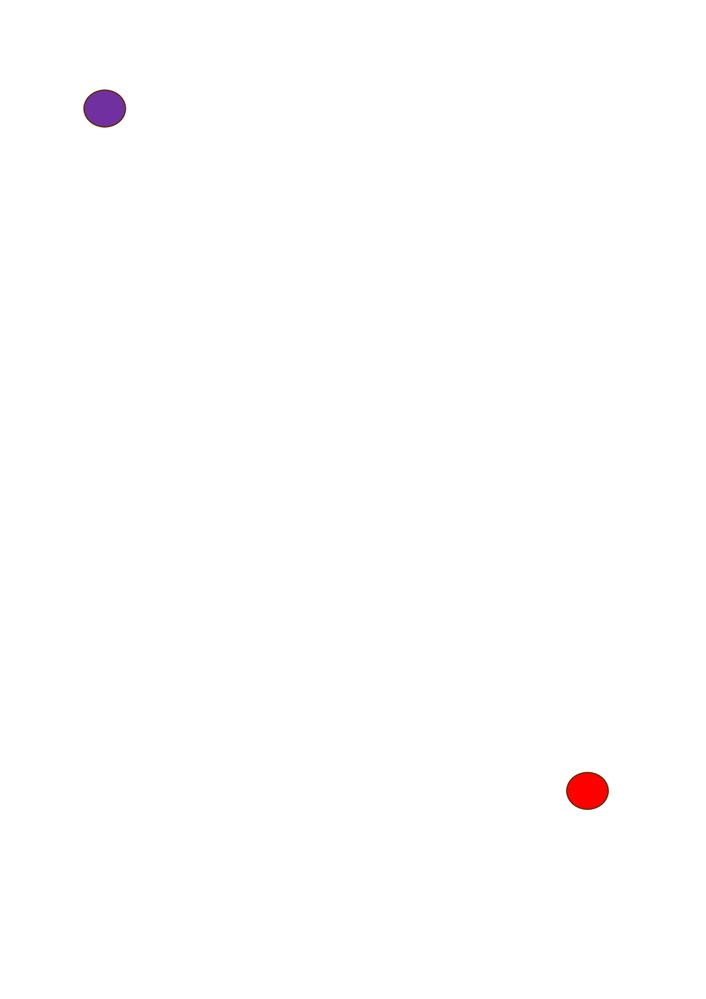
#> input picture pictures/koordinate.jpeg, 706 x 999 px, shrunk from 1654 x 2339 before the run, given in place of the camera
$ python oldmain.py
#> lines starting #> are read from the running program, lines starting #| are printed output that depends on the picture; after the words box and inside, x2 and y2 are one past the last pixel; in counts of white or black regions, pixels touching at a corner belong together
import cv2 as cv
import numpy as np
import sys
from matplotlib import pyplot as plt


capture = cv.VideoCapture(0)

if not capture.isOpened():
    print(f"cannont open camera", file = sys.stderr)
    sys.exit(10)

while True:
    frameAvailable, frame = capture.read()
#> frame is the input picture: shape (999, 706, 3); mean B, G, R 254.3, 254.2, 254.7

    if not frameAvailable:
        print(f"no frame availabe", file = sys.stderr)
        break

    hsv = cv.cvtColor(frame, cv.COLOR_BGR2HSV)
#> hsv: shape (999, 706, 3); mean H, S, V 0.5, 0.8, 254.8
    gray_frame = cv.cvtColor(hsv, cv.COLOR_BGR2GRAY)
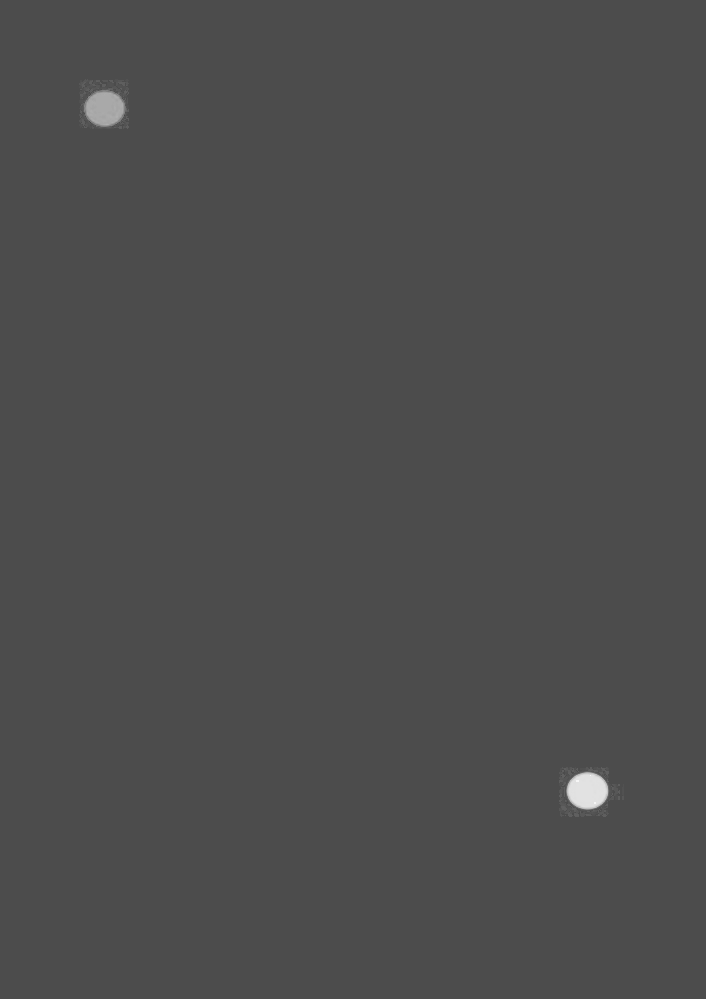
#> gray_frame: shape (999, 706); min 69, max 246, mean 76.4
    blur_frame = cv.GaussianBlur(gray_frame, (3,3), 0)

    ret, thresh = cv.threshold(blur_frame, 150, 255, cv.THRESH_BINARY)
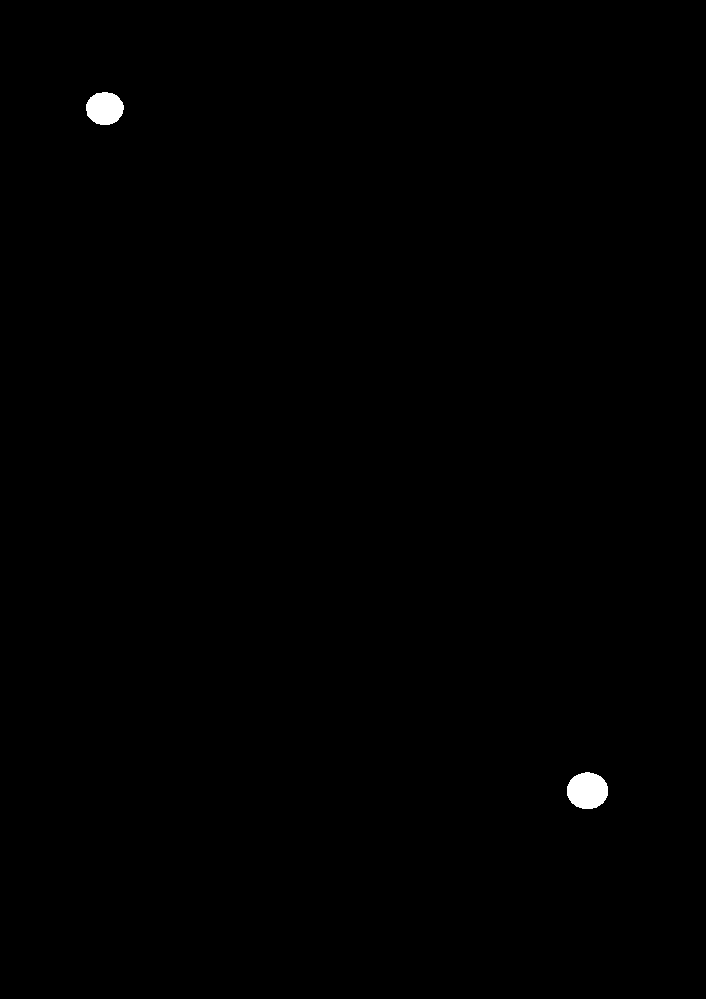
#> thresh: shape (999, 706); 0.31% white; 2 white regions, box (x1, y1, x2, y2) and area: (567, 772, 608, 809) 1200, (86, 92, 124, 125) 982

    edges = cv.Canny(blur_frame,100, 200)
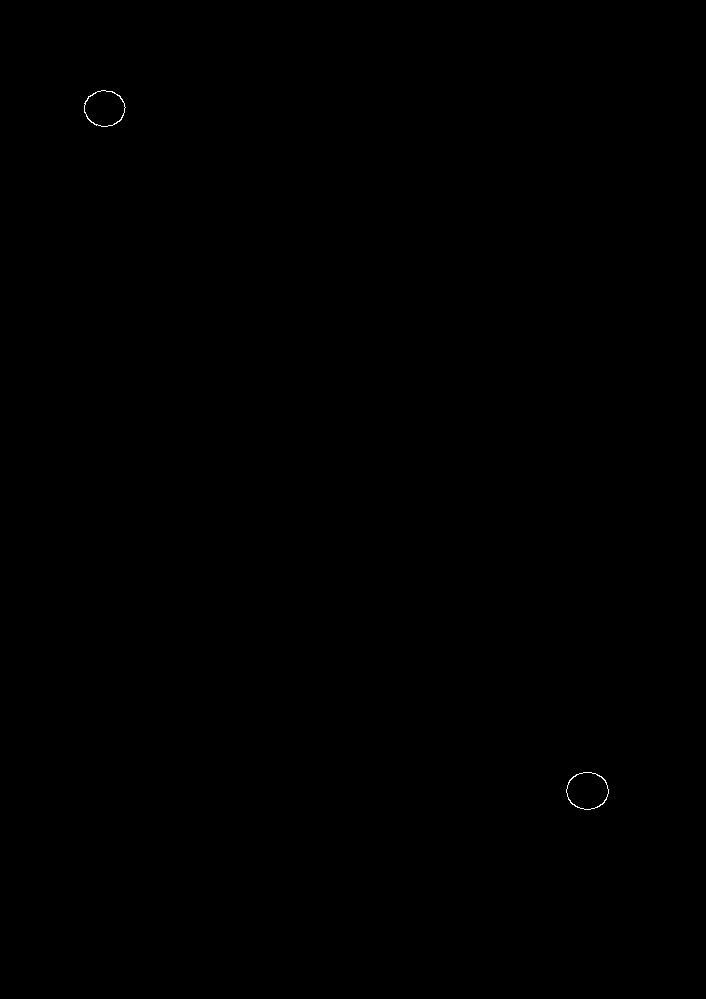
#> edges: shape (999, 706); 0.04% white in thin lines or dots, all inside (x1, y1, x2, y2) = (84, 90, 609, 810)

#    contours, _ = cv.findContours(edges, cv.RETR_EXTERNAL, cv.CHAIN_APPROX_SIMPLE)
    contours, hierarchy = cv.findContours(image=edges, mode=cv.RETR_TREE, method=cv.CHAIN_APPROX_NONE)
#> contours = 4 contours; box (x1, y1, x2, y2) and area: (566, 772, 609, 810) 1218, (566, 772, 609, 810) 1188, (84, 90, 126, 127) 1140, (84, 90, 126, 127) 1106

    cv.drawContours(frame, contours, contourIdx=-1, color=(0, 255, 0), thickness=2, lineType=cv.LINE_AA)
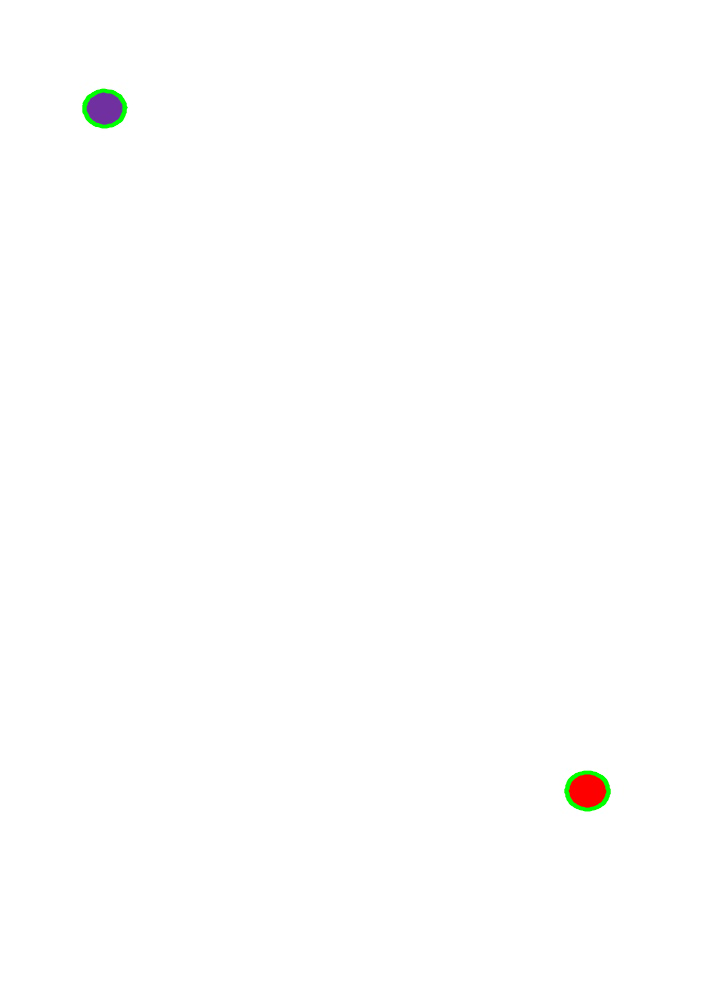
#> frame: shape (999, 706, 3); 0.19% of pixels changed, all inside (x1, y1, x2, y2) = (82, 88, 611, 812)
    cv.imshow("Hauptblid", frame)

    blue_objects = []

    for contour in contours:
        min_contour_area = 40 # Passen Sie diesen Wert an

        if cv.contourArea(contour) > min_contour_area:
            x, y, w, h = cv.boundingRect(contour)
            blue_objects.append((x, y, w, h))
#> this loop made 4 passes
#> (x, y, w, h) on passes 1 to 4: (566, 772, 43, 38), (566, 772, 43, 38), (84, 90, 42, 37), (84, 90, 42, 37)
#> after the loop, blue_objects = [(566, 772, 43, 38), (566, 772, 43, 38), (84, 90, 42, 37), (84, 90, 42, 37)]

    if len(blue_objects) > 0:
        for x, y, w, h in blue_objects:
            cv.rectangle(frame, (x, y), (x + w, y + h), (0, 255, 0), 2)
#> this loop made 4 passes
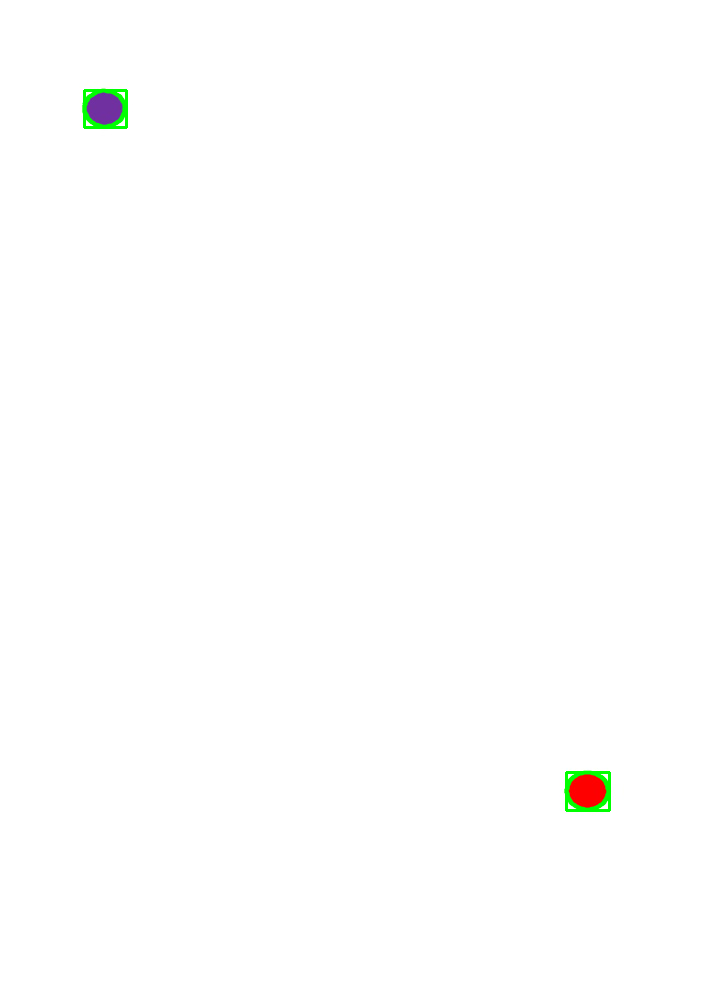
#> frame: shape (999, 706, 3); 0.1% of pixels changed, all inside (x1, y1, x2, y2) = (83, 89, 611, 812)

#    cv.imshow("Original Image with Rectangles", frame)
    key = cv.waitKey(5)
#> (key q is pressed here)

    if key == ord("q"):
        break
    elif key == ord("s"):
        break
    elif key == ord("w"): # bei w wird das aktuelle Frame in carFrame.png gespeichert
        outfilepath = "/Users/EM/Fhdw/algorithmen/cameraFrame.png"
        cv.imwrite(outfilepath, blue_lego)
        print(f"frame saved in {outfilepath}")

capture.release()
cv.waitKey(0)
cv.destroyAllWindows()

$ run again, on pictures/koordniatenBlatt3.jpeg
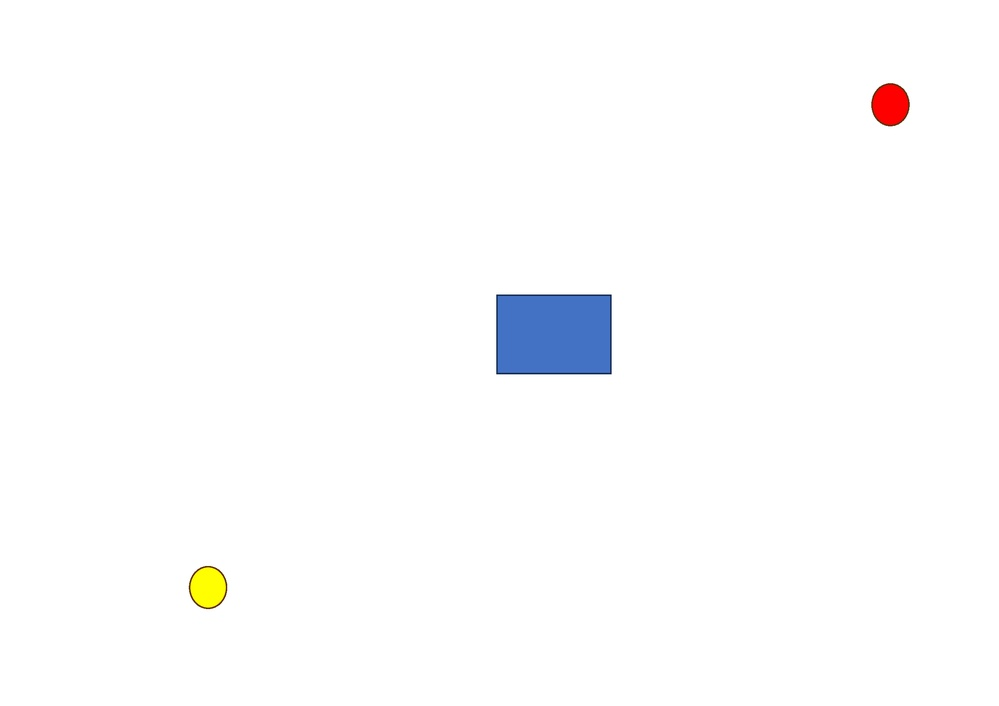
#> input picture pictures/koordniatenBlatt3.jpeg, 999 x 706 px, shrunk from 2339 x 1654 before the run, given in place of the camera
#> frame is the input picture: shape (706, 999, 3); mean B, G, R 253.2, 252.6, 252.4
#> hsv: shape (706, 999, 3); mean H, S, V 2, 3.1, 254
#> `ret, thresh = cv.threshold(blur_frame, 150, 255, cv.THRESH_BINARY)`:
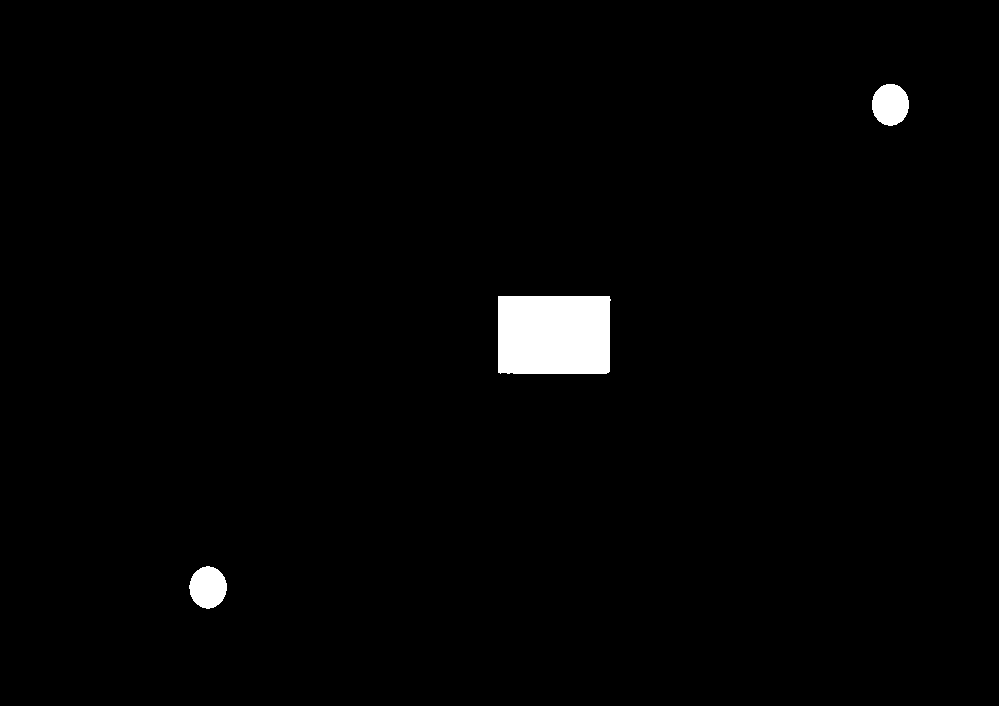
#> thresh: shape (706, 999); 1.6% white; 3 white regions, box (x1, y1, x2, y2) and area: (498, 296, 611, 374) 8723, (189, 566, 227, 609) 1237, (872, 84, 909, 126) 1223
#> edges: shape (706, 999); 0.1% white in thin lines or dots, all inside (x1, y1, x2, y2) = (189, 83, 909, 609)
#> contours = 6 contours; box (x1, y1, x2, y2) and area: (496, 294, 612, 375) 9192, (496, 294, 612, 375) 9186, (189, 566, 227, 609) 1253, (871, 83, 909, 126) 1232, (189, 566, 227, 609) 1217, (871, 83, 909, 126) 1199
#> the loop `for contour in contours:` made 6 passes
#> (x, y, w, h) on passes 1 to 6: (189, 566, 38, 43), (189, 566, 38, 43), (496, 294, 116, 81), (496, 294, 116, 81), (871, 83, 38, 43), (871, 83, 38, 43)
#> after the loop `for contour in contours:`: blue_objects = [(189, 566, 38, 43), (189, 566, 38, 43), (496, 294, 116, 81), (496, 294, 116, 81), (871, 83, 38, 43), (871, 83, 38, 43)]
#> the loop `for x, y, w, h in blue_objects:` made 6 passes
#> after the loop `for x, y, w, h in blue_objects:`:
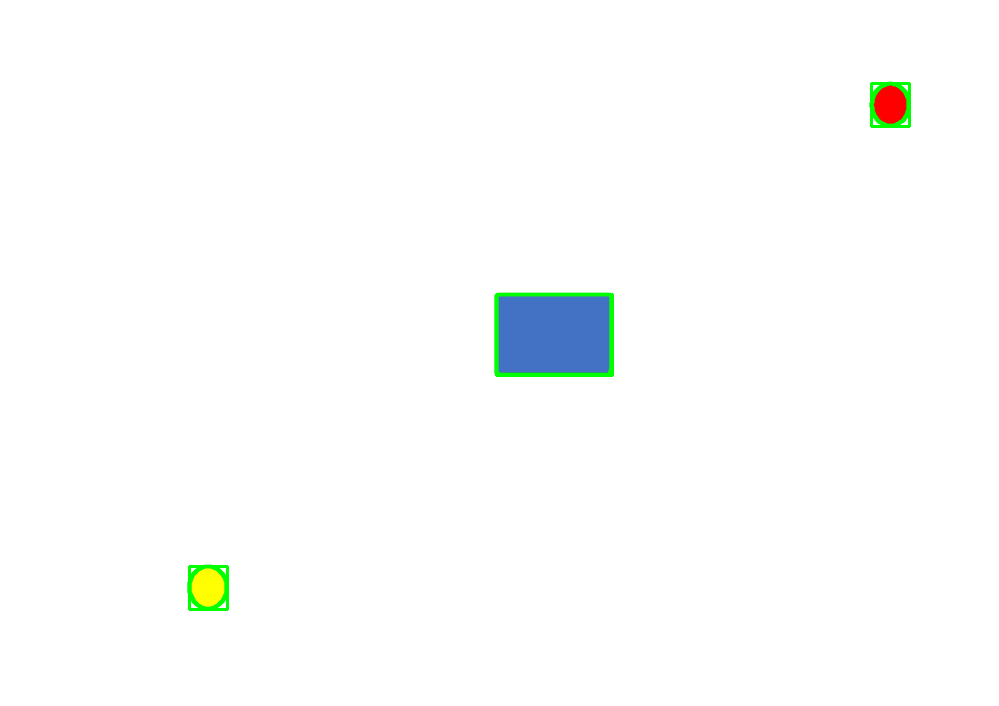
#> frame: shape (706, 999, 3); mean B, G, R 252.4, 253, 251.5
